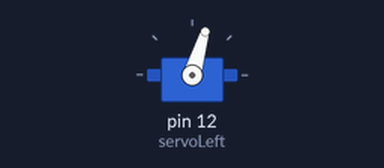
A sketch run on a simulated Arduino Uno, built with avr-gcc and run on an emulated ATmega328P. On the bench: servo.

Above: at 0.1 s.
At 3.1 s:
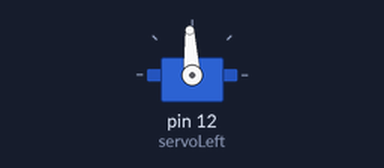
At 4.1 s:
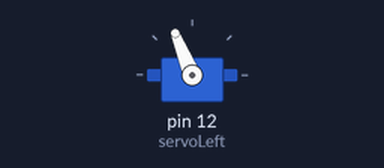
Timing chart, 0 to 5.6 s (numbered marks = the images above):
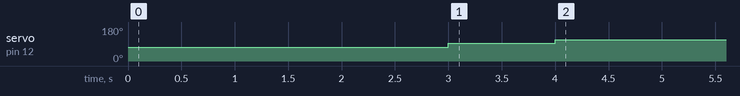

The sketch:

LeftServoTest.ino
```cpp
/*
Left servo turns CW three seconds, stops 1 second,
then CCW three seconds.
*/

#include <Servo.h>

Servo servoLeft;

void setup() {
  // Attach right servo to pin 11
  servoLeft.attach(12);

  // Set right servo to turn CW
  servoLeft.writeMicroseconds(1300);

  // Turn for three seconds
  delay(3000);

  // Stop the servo
  servoLeft.writeMicroseconds(1500);

  // Stay stopped for 1 second
  delay(1000);

  // Set right servo to turn CCW
  servoLeft.writeMicroseconds(1700);

  // Turn for three seconds
  delay(3000);

  // Stop and detach the right servo
  servoLeft.detach();
}

void loop() {
  // Nothing to repeat
}
```
